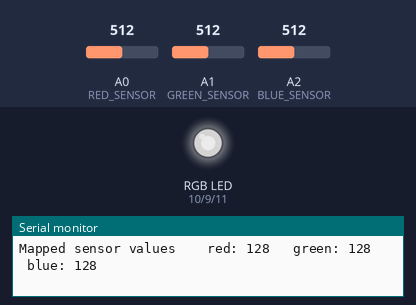
This sketch was run on a simulated Arduino Uno, built with avr-gcc and run on an emulated ATmega328P. Shown: an RGB LED mixed from three pins (HIGH = lit), the last lines printed to the serial monitor. The inputs (shaded band) are chosen by the test bench; at power-on: A0 (RED_SENSOR) = 512, A1 (GREEN_SENSOR) = 512, A2 (BLUE_SENSOR) = 512. Dim RGB values are drawn brighter than linear.

Above: at 1.2 s.
1.3 s: A0 (RED_SENSOR) set to 412
At 2.2 s:
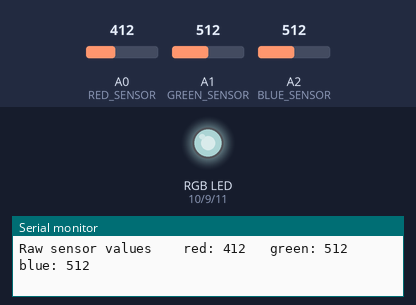
4.3 s: A0 (RED_SENSOR) set to 385
At 5.5 s:
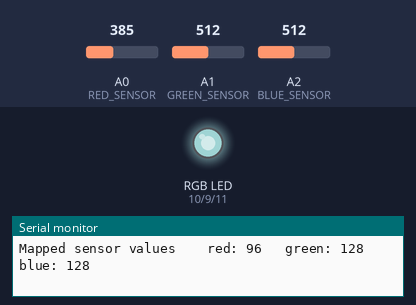
7.3 s: A1 (GREEN_SENSOR) set to 412
At 7.8 s:
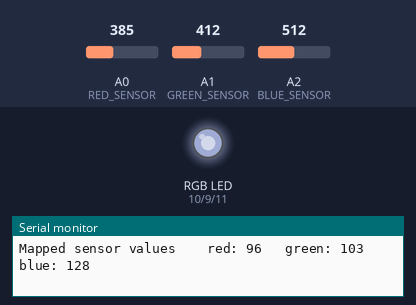
10.3 s: A1 (GREEN_SENSOR) set to 389
At 10.7 s:
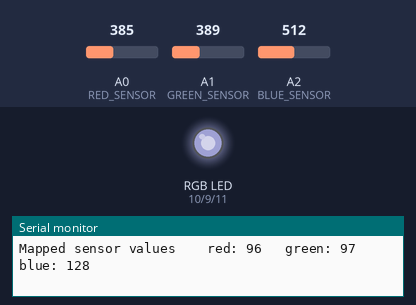
13.3 s: A2 (BLUE_SENSOR) set to 415
At 14.3 s:
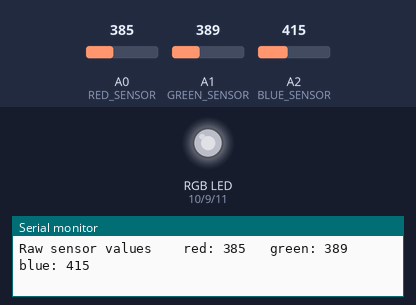
16.3 s: A2 (BLUE_SENSOR) set to 381
At 16.7 s:
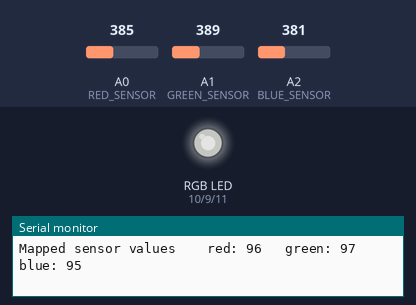
Timing chart, 0 to 19.3 s (numbered marks = the images above; inputs shaded):
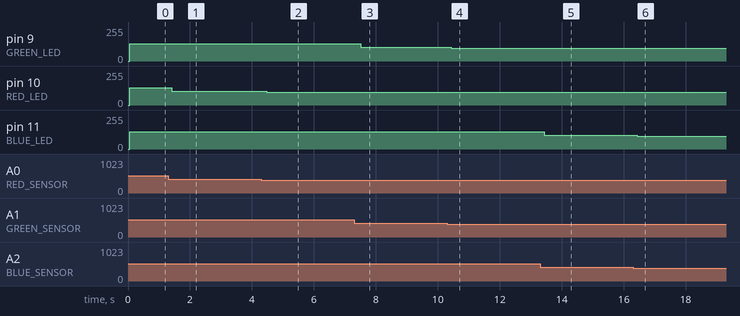

Measured:
- after the input at 1.3 s, pin 10 (RED_LED): 128/255 → 103/255 after 0.12 s
- after the input at 4.3 s, pin 10 (RED_LED): 103/255 → 96/255 after 0.18 s
- after the input at 7.3 s, pin 9 (GREEN_LED): 128/255 → 103/255 after 0.21 s
- after the input at 10.3 s, pin 9 (GREEN_LED): 103/255 → 97/255 after 0.13 s
- after the input at 13.3 s, pin 11 (BLUE_LED): 128/255 → 103/255 after 0.13 s
- after the input at 16.3 s, pin 11 (BLUE_LED): 103/255 → 95/255 after 0.14 s

The sketch:

phototransistor.ino
```cpp
/**
  This program uses pulse width modulation to fade LEDs. Phototransistors are used to generate
  a current proportional to quantity of light absorbed. When the phototransistors are covered
  by a gel, they only react to light of a certain wavelength.
**/

const int GREEN_LED = 9;
const int RED_LED = 10;
const int BLUE_LED = 11;

// analog-in sensor pins
const int RED_SENSOR = A0;
const int GREEN_SENSOR = A1;
const int BLUE_SENSOR = A2;

int redVal = 0;
int greenVal = 0;
int blueVal = 0;

int redSensorVal = 0;
int greenSensorVal = 0;
int blueSensorVal = 0;
void setup() {
  Serial.begin(9600);
  pinMode(GREEN_LED, OUTPUT);
  pinMode(RED_LED, OUTPUT);
  pinMode(BLUE_LED, OUTPUT);
}

void loop() {
  redSensorVal = analogRead(RED_SENSOR);
  delay(5); // ADC requires a ms of time
  greenSensorVal = analogRead(GREEN_SENSOR);
  delay(5);
  blueSensorVal = analogRead(BLUE_SENSOR);
  Serial.print("Raw sensor values \t red: ");
  Serial.print(redSensorVal);
  Serial.print("\t green: ");
  Serial.print(greenSensorVal);
  Serial.print("\t blue: ");
  Serial.println(blueSensorVal);

  // need to convert to a value between 0 - 255 for analogWrite()
  redVal = redSensorVal/4;
  greenVal = greenSensorVal/4;
  blueVal = blueSensorVal/4;

  Serial.print("Mapped sensor values \t red: ");
  Serial.print(redVal);
  Serial.print("\t green: ");
  Serial.print(greenVal);
  Serial.print("\t blue: ");
  Serial.println(blueVal);

  analogWrite(RED_LED, redVal);
  analogWrite(GREEN_LED, greenVal);
  analogWrite(BLUE_LED, blueVal);

}
```
